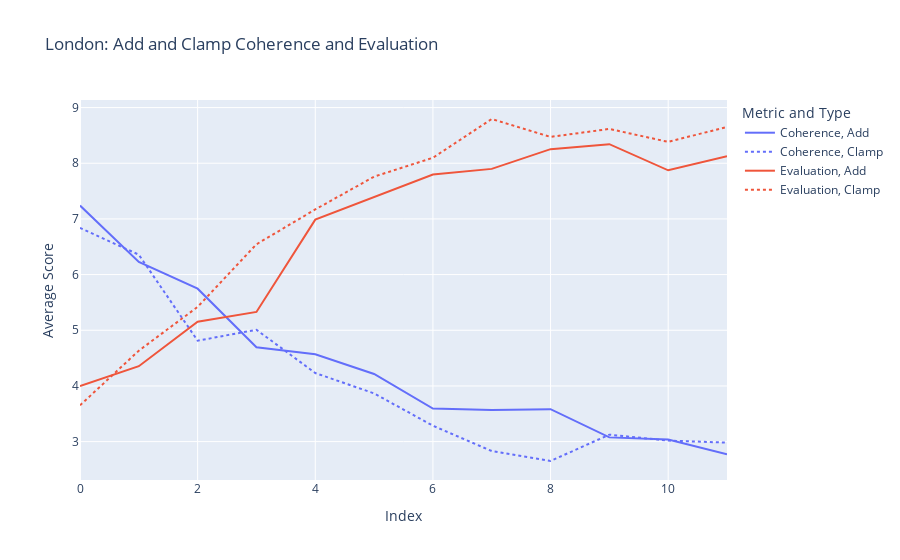

This figure's notebook cell:
### Code cell
# Create DataFrames for both datasets
df1 = pd.DataFrame({
    'index': range(len(coherence_averages)),
    'Coherence': coherence_averages,
    'Evaluation': eval_averages,
    'Type': 'Add'
})

df2 = pd.DataFrame({
    'index': range(len(c_coherence_averages)),
    'Coherence': c_coherence_averages,
    'Evaluation': c_eval_averages,
    'Type': 'Clamp'
})

# Concatenate the DataFrames
df_combined = pd.concat([df1, df2], ignore_index=True)

# Melt the DataFrame to create a "long" format suitable for plotting
df_melted = df_combined.melt(id_vars=['index', 'Type'], var_name='Metric', value_name='Score')

# Create the line plot
fig = px.line(df_melted, x='index', y='Score', color='Metric', line_dash='Type',
              title='London: Add and Clamp Coherence and Evaluation',
              labels={'index': 'Index', 'Score': 'Average Score'},
              line_shape='linear', render_mode='svg')

# Update layout for better readability
fig.update_layout(
    xaxis_title='Index',
    yaxis_title='Average Score',
    legend_title='Metric and Type',
    font=dict(size=12)
)

# Show the plot
fig.show()

### Figure 1 — Plotly figure (JSON) as saved in the notebook; plotly's stock layout.template omitted (floating-point values rounded to 4 significant figures)
{"data": [{"hovertemplate": "Metric=Coherence<br>Type=Add<br>Index=%{x}<br>Average Score=%{y}<extra></extra>", "legendgroup": "Coherence, Add", "line": {"color": "#636efa", "dash": "solid", "shape": "linear"}, "marker": {"symbol": "circle"}, "mode": "lines", "name": "Coherence, Add", "orientation": "v", "showlegend": true, "type": "scatter", "x": [0, 1, 2, 3, 4, 5, 6, 7, 8, 9, 10, 11], "xaxis": "x", "y": [7.241, 6.228, 5.747, 4.696, 4.57, 4.215, 3.595, 3.57, 3.582, 3.076, 3.038, 2.772], "yaxis": "y"}, {"hovertemplate": "Metric=Coherence<br>Type=Clamp<br>Index=%{x}<br>Average Score=%{y}<extra></extra>", "legendgroup": "Coherence, Clamp", "line": {"color": "#636efa", "dash": "dot", "shape": "linear"}, "marker": {"symbol": "circle"}, "mode": "lines", "name": "Coherence, Clamp", "orientation": "v", "showlegend": true, "type": "scatter", "x": [0, 1, 2, 3, 4, 5, 6, 7, 8, 9, 10, 11], "xaxis": "x", "y": [6.839, 6.357, 4.812, 5.009, 4.232, 3.866, 3.286, 2.83, 2.652, 3.125, 3.018, 2.982], "yaxis": "y"}, {"hovertemplate": "Metric=Evaluation<br>Type=Add<br>Index=%{x}<br>Average Score=%{y}<extra></extra>", "legendgroup": "Evaluation, Add", "line": {"color": "#EF553B", "dash": "solid", "shape": "linear"}, "marker": {"symbol": "circle"}, "mode": "lines", "name": "Evaluation, Add", "orientation": "v", "showlegend": true, "type": "scatter", "x": [0, 1, 2, 3, 4, 5, 6, 7, 8, 9, 10, 11], "xaxis": "x", "y": [4, 4.354, 5.152, 5.329, 6.987, 7.392, 7.797, 7.899, 8.253, 8.342, 7.873, 8.127], "yaxis": "y"}, {"hovertemplate": "Metric=Evaluation<br>Type=Clamp<br>Index=%{x}<br>Average Score=%{y}<extra></extra>", "legendgroup": "Evaluation, Clamp", "line": {"color": "#EF553B", "dash": "dot", "shape": "linear"}, "marker": {"symbol": "circle"}, "mode": "lines", "name": "Evaluation, Clamp", "orientation": "v", "showlegend": true, "type": "scatter", "x": [0, 1, 2, 3, 4, 5, 6, 7, 8, 9, 10, 11], "xaxis": "x", "y": [3.652, 4.634, 5.42, 6.545, 7.17, 7.759, 8.098, 8.795, 8.473, 8.616, 8.384, 8.652], "yaxis": "y"}], "layout": {"font": {"size": 12}, "legend": {"title": {"text": "Metric and Type"}, "tracegroupgap": 0}, "title": {"text": "London: Add and Clamp Coherence and Evaluation"}, "xaxis": {"anchor": "y", "domain": [0, 1], "title": {"text": "Index"}}, "yaxis": {"anchor": "x", "domain": [0, 1], "title": {"text": "Average Score"}}}}
